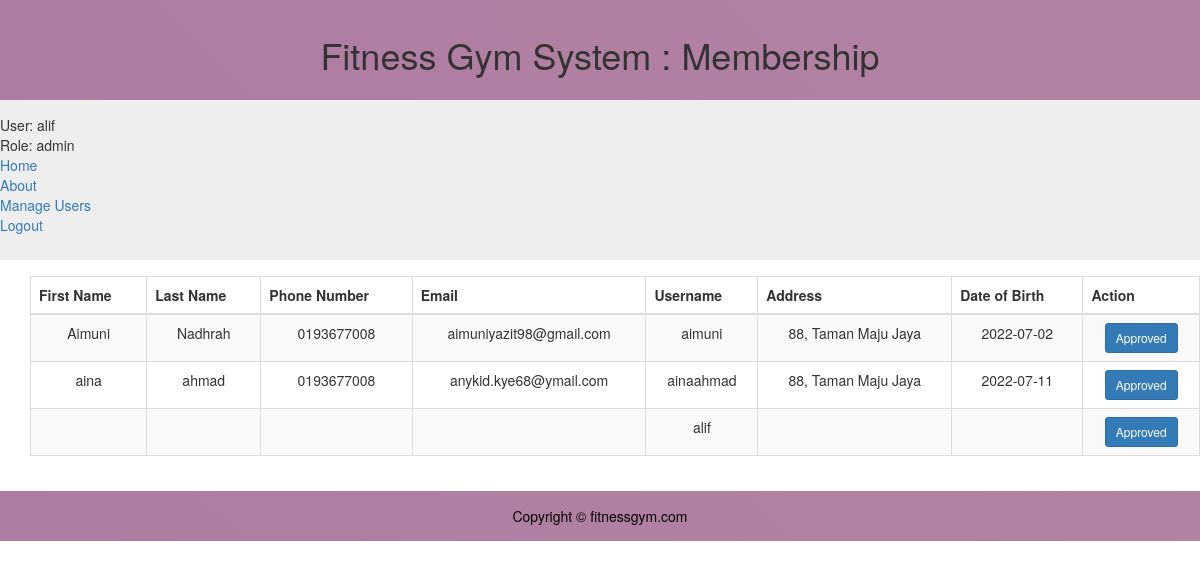
Page /review.php (signed in) on the committed database.
### tables this page shows
CREATE TABLE `app_user` (
  `username` varchar(10) NOT NULL,
  `password` varchar(50) NOT NULL,
  `role` varchar(50) NOT NULL,
  `status` varchar(50) NOT NULL,
  `fname` varchar(50) DEFAULT NULL,
  `lname` varchar(50) DEFAULT NULL,
  `email` varchar(50) DEFAULT NULL,
  `pnumber` varchar(50) DEFAULT NULL,
  `dob` varchar(50) DEFAULT NULL,
  `address` varchar(50) DEFAULT NULL
);

### review.php (the view, shortened to what this page needs)
<?php session_start();
require_once 'pagehead.php';
?>
<div class="flex-container">
<header>
  <h1>Fitness Gym System : Membership</h1>
  <link rel="stylesheet" href="https://maxcdn.bootstrapcdn.com/bootstrap/3.3.7/css/bootstrap.css">
</header>
<?php include "pagenav.php"?>
		<article class="article">
		<div class="col-md-12">
		</div>
	<body>
    <div class="wrapper">
        <div class="container-fluid">
            <div class="row">
                <div class="col-md-12">
                         <?php
                    require_once "dbconnect.php";
                    $data = "SELECT * FROM app_user";
                    if($app_user = mysqli_query($conn, $data)){
                        if(mysqli_num_rows($app_user) > 0){
                            echo "<table class='table table-bordered table-striped'>
                                    <thead>
                                      <tr>
                                        <th>First Name</th>
                                        <th>Last Name</th>
                                        <th>Phone Number</th>
										<th>Email</th>
										<th>Username</th>
                                        <th>Address</th>
										<th>Date of Birth</th>
                                        <th>Action</th>
                                      </tr>
                                    </thead>
                                    <tbody>";
                                while($user = mysqli_fetch_array($app_user)) {
                                    echo "<tr>
                                            <td>" . $user['fname'] . "</td>
                                            <td>" . $user['lname'] . "</td>
											<td>" . $user['pnumber'] . "</td>
                                            <td>" . $user['email'] . "</td>
                                            <td>" . $user['username'] . "</td>
											<td>" . $user['address'] . "</td>
                                            <td>" . $user['dob'] . "</td>";
									echo '	<td>
												<a href="approve.php?fname=' . $user['fname'] . '">
												<button Class="btn btn-primary btn-sm">Approved </button></a>' ;
											echo "</td>";
											echo "</tr>";
                                }
                                echo "</tbody>
                                </table>";
                        } else{
                            echo "<p class='lead'><em>No records found.</em></p>";
                        }
                    } else{
                        echo "ERROR: Could not able to execute $sql. " . mysqli_error($conn);
                    }
                    ?>
                </div>
            </div>
        </div>
    </div>
  </body>
</html>
<?php include "pagefoot.php"?>

### stylesheader.css (style rules this page uses)
.flex-container { display: -webkit-flex; display: flex; -webkit-flex-flow: row wrap; flex-flow: row wrap; text-align: center; }
.flex-container > * { padding: 15px; -webkit-flex: 1 100%; flex: 1 100%; }
header { background: linear-gradient(45deg, #ae7ca2, #b382a2); }
@media all and (min-width: 768px) { .article { -webkit-flex:5 0px;flex:5 0px;-webkit-order:2;order:2; } }

### review.php (style rules this page uses)
.wrapper { width: 1200px; margin: 0 auto; }

### rows in the picture
app_user: fname "Aimuni", lname "Nadhrah", pnumber "0193677008", email "aimuniyazit98@gmail.com", username "aimuni", address "88, Taman Maju Jaya", dob "2022-07-02"
app_user: fname "aina", lname "ahmad", pnumber "0193677008", email "anykid.kye68@ymail.com", username "ainaahmad", address "88, Taman Maju Jaya", dob "2022-07-11"
app_user: username "alif"

### other values in the picture
$_SESSION['username'] "alif"
$_SESSION['role'] "admin"
